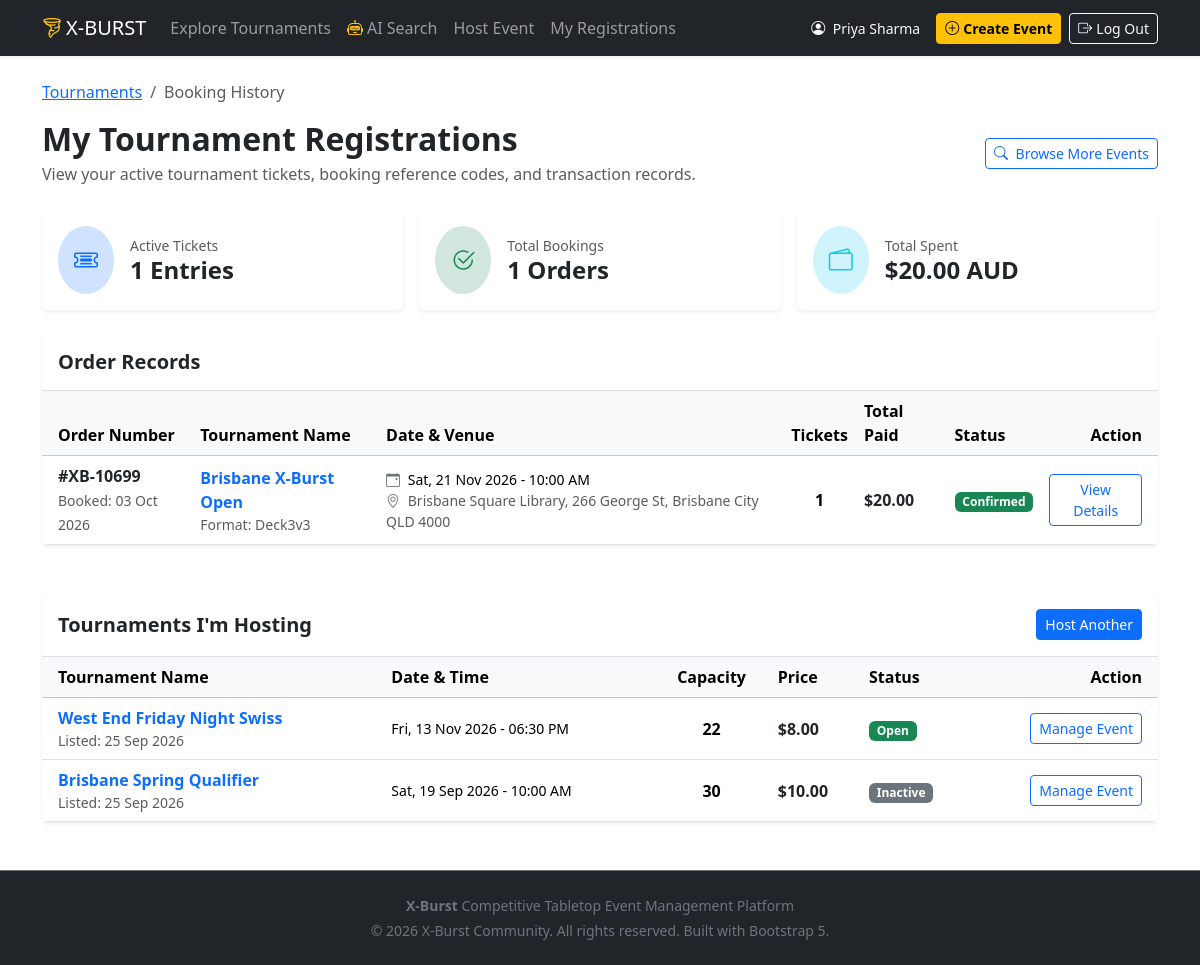
Screenshot of /booking-history (signed in) with the database file from the repository.
### beyblade/models.py (models this page shows, shortened)
class User(UserMixin, db.Model):
    __tablename__ = 'users'
    id = db.Column(db.Integer, primary_key=True)
    first_name = db.Column(db.String(80), nullable=False)
    last_name = db.Column(db.String(80), nullable=False)
    email = db.Column(db.String(120), index=True, unique=True, nullable=False)
    mobile = db.Column(db.String(20), nullable=False)
    street_address = db.Column(db.String(200), nullable=False)
    password_hash = db.Column(db.String(255), nullable=False)
    created_at = db.Column(db.DateTime, default=datetime.now)
    bookings = db.relationship('Booking', back_populates='user', cascade='all, delete-orphan')
    comments = db.relationship('Comment', back_populates='user', cascade='all, delete-orphan')
    tournaments_hosted = db.relationship('Tournament', back_populates='host', cascade='all, delete-orphan')
    @property
    def full_name(self):
        return f"{self.first_name} {self.last_name}"

class Booking(db.Model):
    __tablename__ = 'bookings'
    id = db.Column(db.Integer, primary_key=True)
    order_ref = db.Column(db.String(20), unique=True, nullable=False)
    user_id = db.Column(db.Integer, db.ForeignKey('users.id'), nullable=False)
    tournament_id = db.Column(db.Integer, db.ForeignKey('tournaments.id'), nullable=False)
    quantity = db.Column(db.Integer, nullable=False, default=1)
    total_paid = db.Column(db.Numeric(6, 2), nullable=False)
    status = db.Column(
    db.Enum('confirmed', 'attended', 'cancelled',
            name='booking_status',
            create_constraint=True,
            validate_strings=True),
    default='confirmed',
    nullable=False,
    )
    created_at = db.Column(db.DateTime, default=datetime.now)
    user = db.relationship('User', back_populates='bookings')
    tournament = db.relationship('Tournament', back_populates='bookings')

class Tournament(db.Model):
    __tablename__ = 'tournaments'
    __table_args__ = (
        db.CheckConstraint('end_time > start_time', name='ck_end_after_start'),
    )
    id = db.Column(db.Integer, primary_key=True)
    title = db.Column(db.String(150), nullable=False)
    category = db.Column(db.String(50), nullable=False)
    start_time = db.Column(db.DateTime, nullable=False)
    end_time = db.Column(db.DateTime, nullable=False)
    venue = db.Column(db.String(200), nullable=False)
    image = db.Column(db.String(255), nullable=True)
    description = db.Column(db.Text, nullable=False)
    match_points = db.Column(db.Integer, default=4)
    gear_legality = db.Column(db.String(100), nullable=True)
    stadium_type = db.Column(db.String(100), nullable=True)
    capacity = db.Column(db.Integer, nullable=False)
    price = db.Column(db.Numeric(6, 2), nullable=False, default=0)
    ack_statement = db.Column(db.String(20), default='none')
    custom_ack_text = db.Column(db.Text, nullable=True)
    ack_statement = db.Column(
        db.Enum('none', 'generic', 'enhanced',
            name='ack_statement',
            create_constraint=True,
            validate_strings=True),
            default='none',
            nullable=False,
            )
    custom_ack_text = db.Column(db.String(255), nullable=True)
    status = db.Column(
        db.Enum('open', 'sold_out', 'inactive', 'cancelled',
            name='tournament_status',
            create_constraint=True,
            validate_strings=True),
            default='open',
            nullable=False,
            )
    embedding = db.Column(db.JSON, nullable=True)
    host_id = db.Column(db.Integer, db.ForeignKey('users.id'), nullable=False)
    created_at = db.Column(db.DateTime, default=datetime.now)
    host = db.relationship('User', back_populates='tournaments_hosted')
    bookings = db.relationship(
        'Booking',
        back_populates='tournament',
        lazy=True,
        cascade='all, delete-orphan',
    )
    comments = db.relationship(
        'Comment',
        back_populates='tournament',
        lazy=True,
        cascade='all, delete-orphan',
        order_by='Comment.created_at',
    )

### beyblade/routes.py (the view)
@bp.route('/booking-history')
@login_required
def booking_history():
    return render_template('booking-history.html')

### beyblade/extensions.py (called while the page is built)
@login_manager.user_loader
def load_user(user_id):
    from .models import User
    return db.session.get(User, int(user_id))

### beyblade/templates/booking-history.html (shortened to what this page needs)
{% extends 'base.html' %}  {% block content %}
<main class="container py-4">
  <nav aria-label="breadcrumb" class="mb-3">
    <ol class="breadcrumb">
      <li class="breadcrumb-item">
        <a href="{{ url_for('main.index') }}">Tournaments</a>
      </li>
      <li class="breadcrumb-item active" aria-current="page">
        Booking History
      </li>
    </ol>
  </nav>
  <div
    class="d-flex flex-column flex-md-row justify-content-between align-items-md-center mb-4 gap-3"
  >
    <div>
      <h2 class="fw-bold mb-1">My Tournament Registrations</h2>
      <p class="text-muted mb-0">
        View your active tournament tickets, booking reference codes, and
        transaction records.
      </p>
    </div>
    <a
      href="{{ url_for('main.index') }}"
      class="btn btn-outline-primary btn-sm align-self-start align-self-md-center"
    >
      <i class="bi bi-search me-1"></i> Browse More Events
    </a>
  </div>
  {% set total_bookings = current_user.bookings|length %} {% set ns =
  namespace(total_spent=0, active_tickets=0) %} {% for booking in
  current_user.bookings %} {% set ns.total_spent = ns.total_spent +
  booking.total_paid %} {% if booking.status == 'confirmed' %} {% set
  ns.active_tickets = ns.active_tickets + booking.quantity %} {% endif %} {%
  endfor %}
  <div class="row g-3 mb-4">
    <div class="col-sm-6 col-lg-4">
      <div class="card border-0 shadow-sm p-3 bg-white">
        <div class="d-flex align-items-center">
          <div class="rounded-circle bg-primary-subtle text-primary p-3 me-3">
            <i class="bi bi-ticket-detailed fs-4"></i>
          </div>
          <div>
            <div class="text-muted small">Active Tickets</div>
            <h4 class="fw-bold mb-0">{{ ns.active_tickets }} Entries</h4>
          </div>
        </div>
      </div>
    </div>
    <div class="col-sm-6 col-lg-4">
      <div class="card border-0 shadow-sm p-3 bg-white">
        <div class="d-flex align-items-center">
          <div class="rounded-circle bg-success-subtle text-success p-3 me-3">
            <i class="bi bi-check2-circle fs-4"></i>
          </div>
          <div>
            <div class="text-muted small">Total Bookings</div>
            <h4 class="fw-bold mb-0">{{ total_bookings }} Orders</h4>
          </div>
        </div>
      </div>
    </div>
    <div class="col-sm-12 col-lg-4">
      <div class="card border-0 shadow-sm p-3 bg-white">
        <div class="d-flex align-items-center">
          <div class="rounded-circle bg-info-subtle text-info p-3 me-3">
            <i class="bi bi-wallet2 fs-4"></i>
          </div>
          <div>
            <div class="text-muted small">Total Spent</div>
            <h4 class="fw-bold mb-0">
              ${{ "%.2f"|format(ns.total_spent) }} AUD
            </h4>
          </div>
        </div>
      </div>
    </div>
  </div>
  <div class="card border-0 shadow-sm overflow-hidden mb-5">
    <div class="card-header bg-white py-3 border-bottom">
      <h5 class="card-title fw-bold mb-0">Order Records</h5>
    </div>
    <div class="table-responsive">
      <table class="table table-hover align-middle mb-0">
        <thead class="table-light">
          <tr>
            <th scope="col" class="ps-3">Order Number</th>
            <th scope="col">Tournament Name</th>
            <th scope="col">Date & Venue</th>
            <th scope="col" class="text-center">Tickets</th>
            <th scope="col">Total Paid</th>
            <th scope="col">Status</th>
            <th scope="col" class="text-end pe-3">Action</th>
          </tr>
        </thead>
        <tbody>
          {% for booking in current_user.bookings %}
          <tr
            class="{% if booking.status != 'confirmed' %}table-light opacity-75{% endif %}"
          >
            <td class="ps-3">
              <span
                class="fw-semibold {% if booking.status == 'confirmed' %}text-dark{% else %}text-secondary{% endif %}"
                >#{{ booking.order_ref }}</span
              ><br />
              <span class="text-muted small"
                >Booked: {{ booking.created_at.strftime('%d %b %Y') }}</span
              >
            </td>
            <td>
              <a
                href="{{ url_for('main.event_details', id=booking.tournament.id) }}"
                class="fw-bold text-decoration-none {% if booking.status == 'confirmed' %}text-primary{% else %}text-secondary{% endif %}"
              >
                {{ booking.tournament.title }}
              </a>
              <div class="small text-muted">
                Format: {{ booking.tournament.category|title }}
              </div>
            </td>
            <td class="small">
              <div>
                <i
                  class="bi bi-calendar-event me-1 {% if booking.status == 'confirmed' %}text-secondary{% else %}text-muted{% endif %}"
                ></i>
                {{ booking.tournament.start_time.strftime('%a, %d %b %Y - %I:%M
                %p') }}
              </div>
              <div class="text-muted">
                <i
                  class="bi bi-geo-alt me-1 {% if booking.status == 'confirmed' %}text-secondary{% else %}text-muted{% endif %}"
                ></i>
                {{ booking.tournament.venue }}
              </div>
            </td>
            <td class="text-center fw-bold">{{ booking.quantity }}</td>
            <td
              class="fw-semibold {% if booking.status == 'confirmed' %}text-dark{% else %}text-secondary{% endif %}"
            >
              ${{ "%.2f"|format(booking.total_paid) }}
            </td>
            <td>
              {% if booking.status == 'confirmed' %}
              <span class="badge bg-success">Confirmed</span>
              {% elif booking.status == 'attended' %}
              <span class="badge bg-secondary">Attended</span>
              {% else %}
              <span class="badge bg-danger">Cancelled</span>
              {% endif %}
            </td>
            <td class="text-end pe-3">
              <a
                href="{{ url_for('main.event_details', id=booking.tournament.id) }}"
                class="btn {% if booking.status == 'confirmed' %}btn-outline-primary{% else %}btn-outline-secondary{% endif %} btn-sm"
                >View Details</a
              >
            </td>
          </tr>
          {% else %}
          <tr>
            <td colspan="7" class="text-center py-5 text-muted">
              You haven't booked tickets for any tournaments yet.
            </td>
          </tr>
          {% endfor %}
        </tbody>
      </table>
    </div>
  </div>
  <div class="card border-0 shadow-sm overflow-hidden mb-4">
    <div
      class="card-header bg-white py-3 border-bottom d-flex justify-content-between align-items-center"
    >
      <h5 class="card-title fw-bold mb-0">Tournaments I'm Hosting</h5>
      <a
        href="{{ url_for('main.create_event') }}"
        class="btn btn-sm btn-primary"
        >Host Another</a
      >
    </div>
    <div class="table-responsive">
      <table class="table table-hover align-middle mb-0">
        <thead class="table-light">
          <tr>
            <th scope="col" class="ps-3">Tournament Name</th>
            <th scope="col">Date & Time</th>
            <th scope="col" class="text-center">Capacity</th>
            <th scope="col">Price</th>
            <th scope="col">Status</th>
            <th scope="col" class="text-end pe-3">Action</th>
          </tr>
        </thead>
        <tbody>
          {% for tourney in current_user.tournaments_hosted %}
          <tr>
            <td class="ps-3">
              <a
                href="{{ url_for('main.event_details', id=tourney.id) }}"
                class="fw-bold text-decoration-none text-primary"
              >
                {{ tourney.title }}
              </a>
              <div class="small text-muted">
                Listed: {{ tourney.created_at.strftime('%d %b %Y') }}
              </div>
            </td>
            <td class="small">
              {{ tourney.start_time.strftime('%a, %d %b %Y - %I:%M %p') }}
            </td>
            <td class="text-center fw-bold">{{ tourney.capacity }}</td>
            <td class="fw-semibold text-dark">
              {% if tourney.price == 0 %}Free{% else %}${{
              "%.2f"|format(tourney.price) }}{% endif %}
            </td>
            <td>
              {% if tourney.status == 'open' %}
              <span class="badge bg-success">Open</span>
              {% elif tourney.status == 'sold_out' %}
              <span class="badge bg-warning text-dark">Sold Out</span>
              {% else %}
              <span class="badge bg-secondary">{{ tourney.status|title }}</span>
              {% endif %}
            </td>
            <td class="text-end pe-3">
              <a
                href="{{ url_for('main.event_details', id=tourney.id) }}"
                class="btn btn-outline-primary btn-sm"
                >Manage Event</a
              >
            </td>
          </tr>
          {% else %}
          <tr>
            <td colspan="6" class="text-center py-5 text-muted">
              You are not currently hosting any tournaments.
            </td>
          </tr>
          {% endfor %}
        </tbody>
      </table>
    </div>
  </div>
</main>
{% endblock %}

### beyblade/templates/base.html (shortened to what this page needs)
<!doctype html>
<html lang="en">
  <head>
    <link
      href="https://cdn.jsdelivr.net/npm/bootstrap@5.3.3/dist/css/bootstrap.min.css"
      rel="stylesheet"
    />
    <link
      href="https://cdn.jsdelivr.net/npm/bootstrap-icons@1.11.3/font/bootstrap-icons.min.css"
      rel="stylesheet"
    />
    <link
      rel="stylesheet"
      href="{{ url_for('static', filename='style/main.css') }}"
    />
  </head>
  <body>
    <nav
      class="navbar navbar-expand-lg navbar-dark bg-dark sticky-top shadow-sm"
    >
      <div class="container">
        <a class="navbar-brand" href="{{ url_for('main.index') }}">
          <i class="bi bi-tornado me-1 text-warning"></i>X-<span>BURST</span>
        </a>
        <div class="collapse navbar-collapse" id="navbarContent">
          <ul class="navbar-nav me-auto mb-2 mb-lg-0">
            <li class="nav-item">
              <a class="nav-link" href="{{ url_for('main.index') }}"
                >Explore Tournaments</a
              >
            </li>
            <li class="nav-item">
              <a class="nav-link" href="{{ url_for('main.ai_search') }}"
                ><i class="bi bi-robot me-1 text-warning"></i>AI Search</a
              >
            </li>
            <li class="nav-item">
              <a class="nav-link" href="{{ url_for('main.create_event') }}"
                >Host Event</a
              >
            </li>
            <li class="nav-item">
              <a class="nav-link" href="{{ url_for('main.booking_history') }}"
                >My Registrations</a
              >
            </li>
          </ul>
          <div class="d-flex align-items-center gap-2">
            {% if current_user.is_authenticated %}
            <span class="text-light small d-none d-md-inline me-2"
              ><i class="bi bi-person-circle me-1"></i> {{
              current_user.full_name }}</span
            >
            <a
              href="{{ url_for('main.create_event') }}"
              class="btn btn-warning btn-sm fw-semibold"
              ><i class="bi bi-plus-circle me-1"></i>Create Event</a
            >
            <a
              href="{{ url_for('auth.logout') }}"
              class="btn btn-outline-light btn-sm"
              ><i class="bi bi-box-arrow-right me-1"></i>Log Out</a
            >
            {% endif %}
          </div>
        </div>
      </div>
    </nav>
    {% block content %} {% endblock %}
    <footer class="bg-dark text-light py-4 mt-auto border-top border-secondary">
      <div class="container text-center small text-secondary">
        <p class="mb-1">
          <strong>X-Burst</strong> Competitive Tabletop Event Management
          Platform
        </p>
        <p class="mb-0">
          &copy; 2026 X-Burst Community. All rights reserved. Built with
          Bootstrap 5.
        </p>
      </div>
    </footer>
  </body>
</html>

### beyblade/static/style/main.css (style rules this page uses)
body { display: flex; flex-direction: column; min-height: 100vh; }
main { flex: 1; }

### rows the page displays
User: full_name "Priya Sharma"
Booking: order_ref "XB-10699", created_at "03 Oct 2026", tournament "Brisbane X-Burst Open", tournament.category "Deck3v3", tournament.start_time "Sat, 21 Nov 2026 - 10:00 AM", tournament.venue "Brisbane Square Library, 266 George St, Brisbane City QLD 4000", quantity "1", total_paid "20.00", status "Confirmed"
Tournament: title "West End Friday Night Swiss", created_at "25 Sep 2026", start_time "Fri, 13 Nov 2026 - 06:30 PM", capacity "22", price "8.00", status "Open"
Tournament: title "Brisbane Spring Qualifier", created_at "25 Sep 2026", start_time "Sat, 19 Sep 2026 - 10:00 AM", capacity "30", price "10.00", status "Inactive"

### other values shown
{{ ns.active_tickets }} "1"
{{ total_bookings }} "1"
{{ "%.2f"|format(ns.total_spent) }} "20.00"
